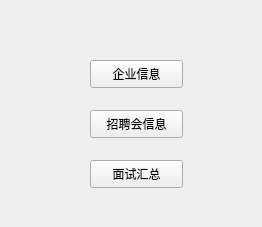
<?xml version="1.0" encoding="UTF-8"?>
<ui version="4.0">
 <class>Form</class>
 <widget class="QWidget" name="Form">
  <property name="geometry">
   <rect>
    <x>0</x>
    <y>0</y>
    <width>262</width>
    <height>227</height>
   </rect>
  </property>
  <property name="windowTitle">
   <string>Form</string>
  </property>
  <widget class="QPushButton" name="pushButton">
   <property name="geometry">
    <rect>
     <x>90</x>
     <y>60</y>
     <width>93</width>
     <height>28</height>
    </rect>
   </property>
   <property name="text">
    <string>企业信息</string>
   </property>
  </widget>
  <widget class="QPushButton" name="pushButton_2">
   <property name="geometry">
    <rect>
     <x>90</x>
     <y>110</y>
     <width>93</width>
     <height>28</height>
    </rect>
   </property>
   <property name="text">
    <string>招聘会信息</string>
   </property>
  </widget>
  <widget class="QPushButton" name="pushButton_3">
   <property name="geometry">
    <rect>
     <x>90</x>
     <y>160</y>
     <width>93</width>
     <height>28</height>
    </rect>
   </property>
   <property name="text">
    <string>面试汇总</string>
   </property>
  </widget>
 </widget>
 <resources/>
 <connections/>
</ui>
